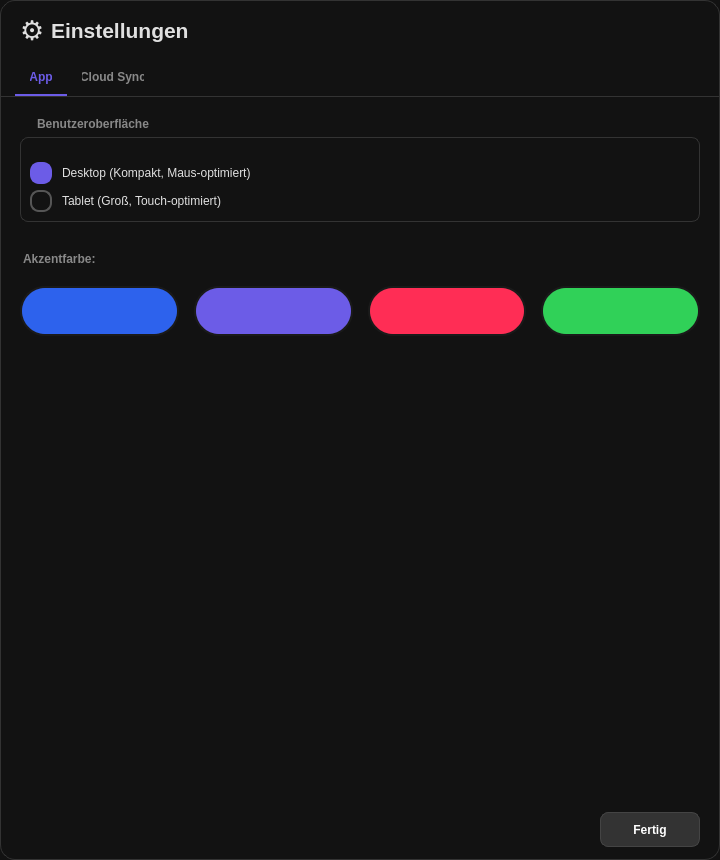
<?xml version="1.0" encoding="UTF-8"?>
<ui version="4.0">
 <class>SettingsDialog</class>
 <widget class="QDialog" name="SettingsDialog">
  <property name="geometry">
   <rect>
    <x>0</x>
    <y>0</y>
    <width>720</width>
    <height>860</height>
   </rect>
  </property>
  <property name="minimumSize">
   <size>
    <width>480</width>
    <height>520</height>
   </size>
  </property>
  <property name="windowTitle">
   <string>Einstellungen</string>
  </property>
  <property name="styleSheet">
   <string notr="true">
    QDialog { background-color: #121212; color: #E0E0E0; border-radius: 15px; border: 1px solid #333; }
    QLabel { color: #E0E0E0; font-family: 'Segoe UI', sans-serif; }
    QPushButton { background-color: #333; color: white; border: 1px solid #444; border-radius: 8px; padding: 8px 15px; font-weight: bold; }
    QPushButton:hover { background-color: #444; border-color: #555; }
    QPushButton:pressed { background-color: #222; }
    QTabWidget::pane { border: 0; border-top: 1px solid #333; }
    QTabWidget::tab-bar { left: 15px; }
    QTabBar::tab { background: transparent; color: #888; padding: 10px 15px; font-weight: bold; border-bottom: 2px solid transparent; }
    QTabBar::tab:selected { color: #6c5ce7; border-bottom: 2px solid #6c5ce7; }
    QTabBar::tab:hover { color: #BBB; }
    QGroupBox { border: 1px solid #333; border-radius: 8px; margin-top: 20px; font-weight: bold; color: #888; padding-top: 15px; }
    QGroupBox::title { subcontrol-origin: margin; left: 10px; padding: 0 5px; }
    QRadioButton { color: #E0E0E0; spacing: 10px; }
    QRadioButton::indicator { width: 18px; height: 18px; border-radius: 9px; border: 2px solid #555; }
    QRadioButton::indicator:checked { background-color: #6c5ce7; border-color: #6c5ce7; }
   </string>
  </property>
  <layout class="QVBoxLayout" name="verticalLayout">
   <property name="spacing">
    <number>0</number>
   </property>
   <property name="leftMargin">
    <number>0</number>
   </property>
   <property name="topMargin">
    <number>0</number>
   </property>
   <property name="rightMargin">
    <number>0</number>
   </property>
   <property name="bottomMargin">
    <number>0</number>
   </property>
   <item>
    <widget class="QWidget" name="headerWidget" native="true">
     <property name="minimumSize">
      <size>
       <width>0</width>
       <height>60</height>
      </size>
     </property>
     <property name="styleSheet">
      <string notr="true">background-color: transparent;</string>
     </property>
     <layout class="QHBoxLayout" name="horizontalLayout">
      <property name="leftMargin">
       <number>20</number>
      </property>
      <item>
       <widget class="QLabel" name="lblIcon">
        <property name="font">
         <font>
          <family>Segoe UI</family>
          <pointsize>20</pointsize>
         </font>
        </property>
        <property name="text">
         <string>⚙️</string>
        </property>
       </widget>
      </item>
      <item>
       <widget class="QLabel" name="lblTitle">
        <property name="font">
         <font>
          <family>Segoe UI</family>
          <pointsize>16</pointsize>
          <bold>true</bold>
         </font>
        </property>
        <property name="text">
         <string>Einstellungen</string>
        </property>
       </widget>
      </item>
      <item>
       <spacer name="horizontalSpacer">
        <property name="orientation">
         <enum>Qt::Orientation::Horizontal</enum>
        </property>
        <property name="sizeHint" stdset="0">
         <size>
          <width>40</width>
          <height>20</height>
         </size>
        </property>
       </spacer>
      </item>
     </layout>
    </widget>
   </item>
   <item>
    <widget class="QTabWidget" name="tabWidget">
     <property name="currentIndex">
      <number>0</number>
     </property>
     <widget class="QWidget" name="tabDesign">
      <attribute name="title">
       <string>App</string>
      </attribute>
      <layout class="QVBoxLayout" name="verticalLayout_2">
       <property name="spacing">
        <number>20</number>
       </property>
       <property name="leftMargin">
        <number>20</number>
       </property>
       <property name="topMargin">
        <number>20</number>
       </property>
       <property name="rightMargin">
        <number>20</number>
       </property>
       <property name="bottomMargin">
        <number>20</number>
       </property>
       <item>
        <widget class="QGroupBox" name="groupUIMode">
         <property name="title">
          <string>Benutzeroberfläche</string>
         </property>
         <layout class="QVBoxLayout" name="verticalLayout_mode">
          <item>
           <widget class="QRadioButton" name="radioDesktop">
            <property name="text">
             <string>Desktop (Kompakt, Maus-optimiert)</string>
            </property>
            <property name="checked">
             <bool>true</bool>
            </property>
           </widget>
          </item>
          <item>
           <widget class="QRadioButton" name="radioTablet">
            <property name="text">
             <string>Tablet (Groß, Touch-optimiert)</string>
            </property>
           </widget>
          </item>
         </layout>
        </widget>
       </item>
       <item>
        <widget class="QLabel" name="lblColorInfo">
         <property name="styleSheet">
          <string notr="true">font-weight: bold; color: #888; margin-top: 10px;</string>
         </property>
         <property name="text">
          <string>Akzentfarbe:</string>
         </property>
        </widget>
       </item>
       <item>
        <layout class="QGridLayout" name="gridLayout">
         <property name="spacing">
          <number>15</number>
         </property>
         <item row="0" column="0">
          <widget class="QPushButton" name="btnColorBlue">
           <property name="minimumSize">
            <size>
             <width>50</width>
             <height>50</height>
            </size>
           </property>
           <property name="cursor">
            <cursorShape>PointingHandCursor</cursorShape>
           </property>
           <property name="styleSheet">
            <string notr="true">background-color: #2D62ED; border-radius: 25px; border: 2px solid #1A1A1A;</string>
           </property>
          </widget>
         </item>
         <item row="0" column="1">
          <widget class="QPushButton" name="btnColorPurple">
           <property name="minimumSize">
            <size>
             <width>50</width>
             <height>50</height>
            </size>
           </property>
           <property name="cursor">
            <cursorShape>PointingHandCursor</cursorShape>
           </property>
           <property name="styleSheet">
            <string notr="true">background-color: #6c5ce7; border-radius: 25px; border: 2px solid #1A1A1A;</string>
           </property>
          </widget>
         </item>
         <item row="0" column="2">
          <widget class="QPushButton" name="btnColorPink">
           <property name="minimumSize">
            <size>
             <width>50</width>
             <height>50</height>
            </size>
           </property>
           <property name="cursor">
            <cursorShape>PointingHandCursor</cursorShape>
           </property>
           <property name="styleSheet">
            <string notr="true">background-color: #FF2D55; border-radius: 25px; border: 2px solid #1A1A1A;</string>
           </property>
          </widget>
         </item>
         <item row="0" column="3">
          <widget class="QPushButton" name="btnColorGreen">
           <property name="minimumSize">
            <size>
             <width>50</width>
             <height>50</height>
            </size>
           </property>
           <property name="cursor">
            <cursorShape>PointingHandCursor</cursorShape>
           </property>
           <property name="styleSheet">
            <string notr="true">background-color: #30D158; border-radius: 25px; border: 2px solid #1A1A1A;</string>
           </property>
          </widget>
         </item>
        </layout>
       </item>
       <item>
        <spacer name="verticalSpacer_2">
         <property name="orientation">
          <enum>Qt::Orientation::Vertical</enum>
         </property>
         <property name="sizeHint" stdset="0">
          <size>
           <width>20</width>
           <height>40</height>
          </size>
         </property>
        </spacer>
       </item>
      </layout>
     </widget>
     <widget class="QWidget" name="tabCloud">
      <attribute name="title">
       <string>Cloud Sync</string>
      </attribute>
      <layout class="QVBoxLayout" name="verticalLayout_3">
       <property name="spacing">
        <number>20</number>
       </property>
       <property name="leftMargin">
        <number>20</number>
       </property>
       <property name="topMargin">
        <number>20</number>
       </property>
       <property name="rightMargin">
        <number>20</number>
       </property>
       <property name="bottomMargin">
        <number>20</number>
       </property>
       <item>
        <widget class="QLabel" name="lblSyncInfo">
         <property name="styleSheet">
          <string notr="true">color: #BBB; font-size: 13px;</string>
         </property>
         <property name="text">
          <string>Melde dich an, um deine Notizen zu sichern.</string>
         </property>
         <property name="wordWrap">
          <bool>true</bool>
         </property>
        </widget>
       </item>
       <item>
        <widget class="QGroupBox" name="groupGoogle">
         <property name="title">
          <string>Google Drive</string>
         </property>
         <layout class="QHBoxLayout" name="horizontalLayout_2">
          <item>
           <widget class="QLabel" name="lblGoogleStatus">
            <property name="styleSheet">
             <string notr="true">color: #FF5555;</string>
            </property>
            <property name="text">
             <string>Nicht verbunden</string>
            </property>
           </widget>
          </item>
          <item>
           <spacer name="horizontalSpacer_2">
            <property name="orientation">
             <enum>Qt::Orientation::Horizontal</enum>
            </property>
            <property name="sizeHint" stdset="0">
             <size>
              <width>40</width>
              <height>20</height>
             </size>
            </property>
           </spacer>
          </item>
          <item>
           <widget class="QPushButton" name="btnConnectGoogle">
            <property name="styleSheet">
             <string notr="true">background-color: #4285F4; border: none;</string>
            </property>
            <property name="text">
             <string>Anmelden</string>
            </property>
           </widget>
          </item>
         </layout>
        </widget>
       </item>
       <item>
        <spacer name="verticalSpacer_3">
         <property name="orientation">
          <enum>Qt::Orientation::Vertical</enum>
         </property>
         <property name="sizeHint" stdset="0">
          <size>
           <width>20</width>
           <height>40</height>
          </size>
         </property>
        </spacer>
       </item>
      </layout>
     </widget>
    </widget>
   </item>
   <item>
    <widget class="QWidget" name="footerWidget" native="true">
     <property name="minimumSize">
      <size>
       <width>0</width>
       <height>60</height>
      </size>
     </property>
     <layout class="QHBoxLayout" name="horizontalLayout_4">
      <property name="rightMargin">
       <number>20</number>
      </property>
      <item>
       <spacer name="horizontalSpacer_4">
        <property name="orientation">
         <enum>Qt::Orientation::Horizontal</enum>
        </property>
        <property name="sizeHint" stdset="0">
         <size>
          <width>40</width>
          <height>20</height>
         </size>
        </property>
       </spacer>
      </item>
      <item>
       <widget class="QPushButton" name="btnClose">
        <property name="minimumSize">
         <size>
          <width>100</width>
          <height>35</height>
         </size>
        </property>
        <property name="cursor">
         <cursorShape>PointingHandCursor</cursorShape>
        </property>
        <property name="text">
         <string>Fertig</string>
        </property>
       </widget>
      </item>
     </layout>
    </widget>
   </item>
  </layout>
 </widget>
 <resources/>
 <connections>
  <connection>
   <sender>btnClose</sender>
   <signal>clicked()</signal>
   <receiver>SettingsDialog</receiver>
   <slot>accept()</slot>
   <hints>
    <hint type="sourcelabel">
     <x>20</x>
     <y>20</y>
    </hint>
    <hint type="destinationlabel">
     <x>20</x>
     <y>20</y>
    </hint>
   </hints>
  </connection>
 </connections>
</ui>
